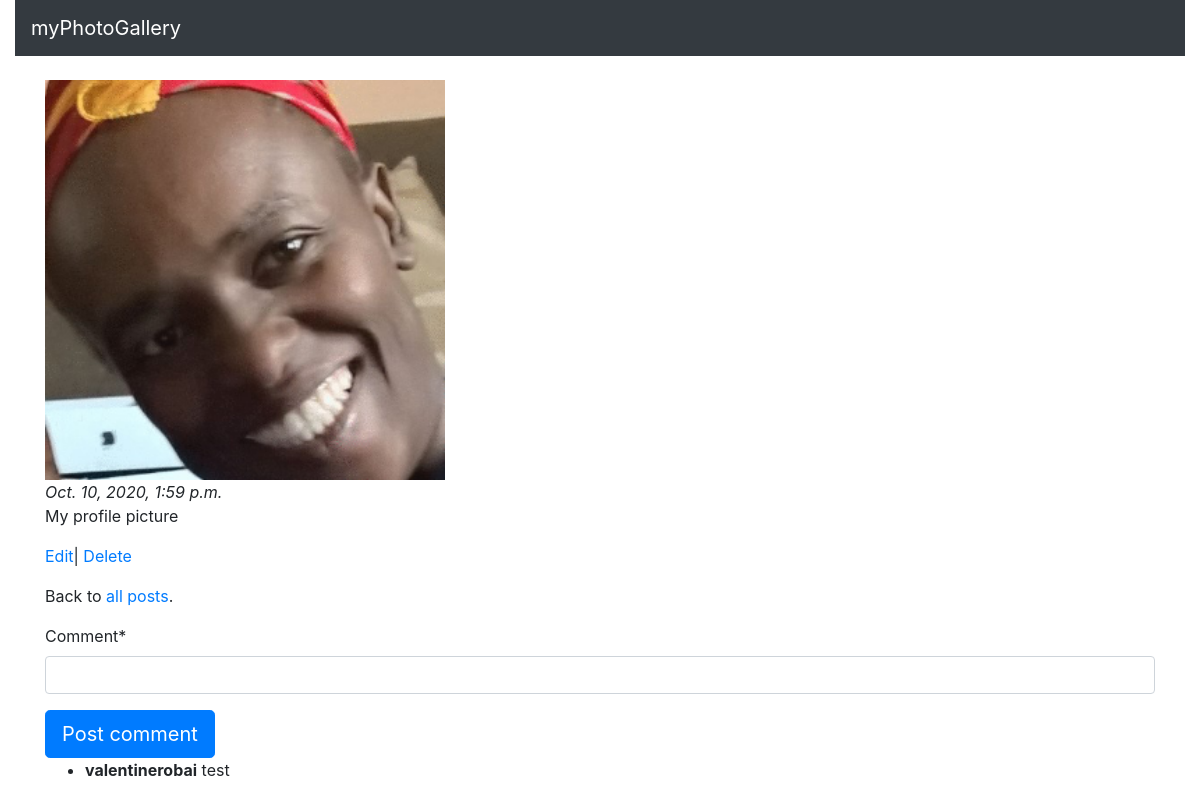
Page /posts/1/ on the earlier database version.
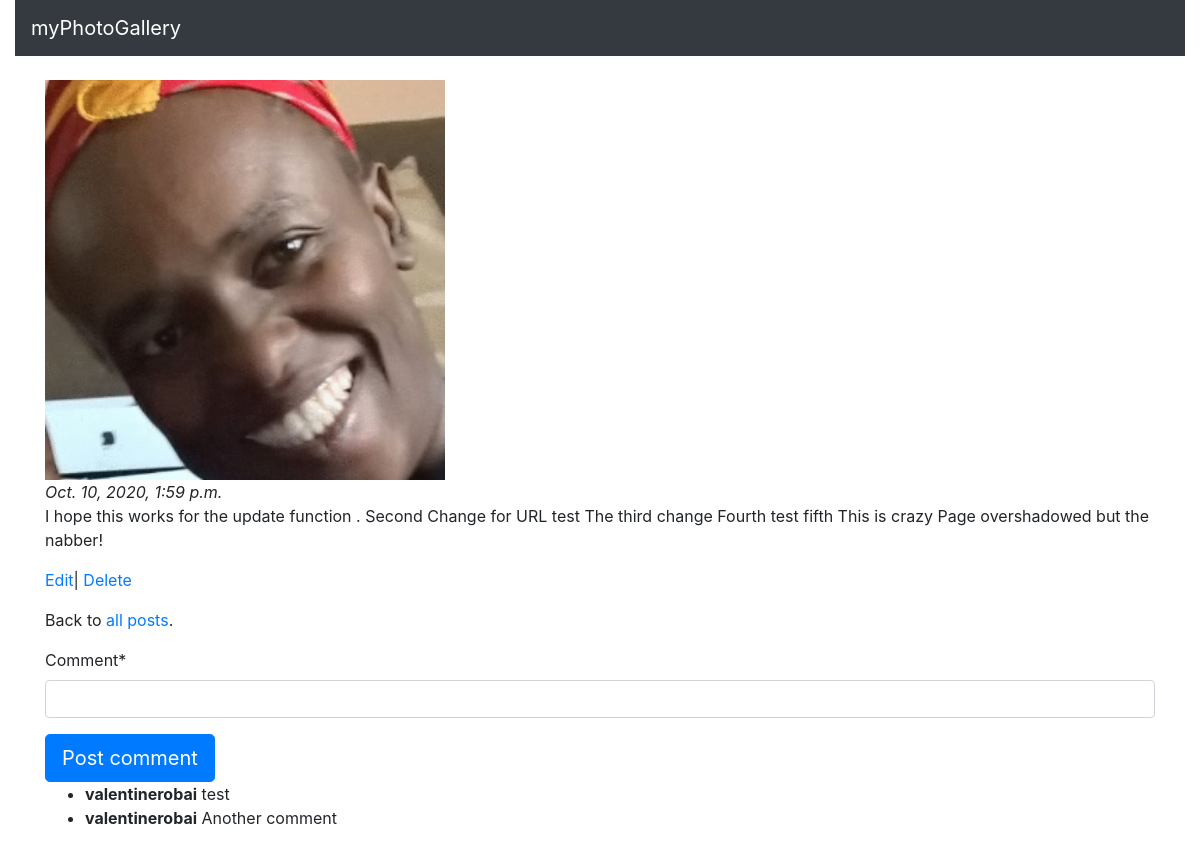
Same page on the later database version.
### gallery/models.py (models this page shows, shortened)
class Post(models.Model):
  image = models.ImageField()
  title = models.CharField(max_length=30, default='Farming')
  category = models.CharField(max_length=13, choices=CATEGORY_CHOICES, default='Personal')
  descritption = models.TextField()
  author = models.ForeignKey(User, on_delete=models.CASCADE)
  created = models.DateTimeField(auto_now_add=True)
  modified = models.DateTimeField(auto_now_add=True)

class Comment(models.Model):
  post = models.ForeignKey(Post, on_delete=models.CASCADE)
  text = models.TextField()
  author = models.ForeignKey(User, on_delete=models.CASCADE)
  created = models.DateTimeField(auto_now_add=True)
  modified = models.DateTimeField(auto_now_add=True)

### gallery/views.py (the view, shortened to what this page needs)
# urls.py: path('posts/<pk>/', PostDetail.as_view(), name = 'comments'),
class PostDetail(DetailView):
  model = Post
  template_name = 'post_detail.html'
  def get_context_data(self, *args, **kwargs):
    context = super().get_context_data(*args, **kwargs)
    context['comment_form'] = CommentForm()
    return context

### gallery/views.py
class CommentForm(forms.Form):
  comment = forms.CharField()

### templates/post_detail.html (shortened to what this page needs)
{% extends 'base.html' %}
{% load crispy_forms_tags %}
{% block content %}
<div class="container">
<img src="{{ object.image.url }}" alt="#" width=400, height=400>
<p><em>{{ object.created }}</em><br>{{ object.descritption }}</p>
<p><a href="{% url 'edit_post' object.id %}">Edit</a>|
  <a href="{% url 'delete_post' object.id %}">Delete</a>
  <p></p>Back to <a href="{% url 'home' %}">all posts</a>.</p>
<form action="{% url 'comments' pk=object.id %}" method="POST">
  {{ comment_form|crispy}}
  <input type="submit" value="Post comment" class="btn btn-primary btn-lg">
</form>
<ul>
  {% for comment in object.comment_set.all %}
  <li>
    <strong>{{ comment.author }}</strong>
            {{ comment.text }}
  </li>
  {% endfor %}
</ul>
</div>
{% endblock %}

### templates/base.html (shortened to what this page needs)
{% load bootstrap4 %}
<!DOCTYPE html>
<html lang="en">
<head>
  {% block styles %}
    {% bootstrap_css %}
  {% endblock %}
</head>
<body>
  {% include "navbar.html" %}
  {% block content %}
  {% endblock %}
</body>
</html>

### templates/navbar.html (shortened to what this page needs)
<!DOCTYPE html>
<html lang="en">
<head>
</head>
<body>
  <div class="container-fluid">
  <nav class="navbar navbar-expand-md navbar-dark bg-dark mb-4">
    <a class="navbar-brand" href="{% url 'home' %}">myPhotoGallery</a>
  </div>
</body>
</html>

Differences in the rows shown:
changed Post: descritption "My profile picture" → "I hope this works for the update function . Second Change for URL test The third change Fourth test fifth This is crazy Page overshadowed but the nabber!"
added Comment: author "valentinerobai", text "Another comment"
